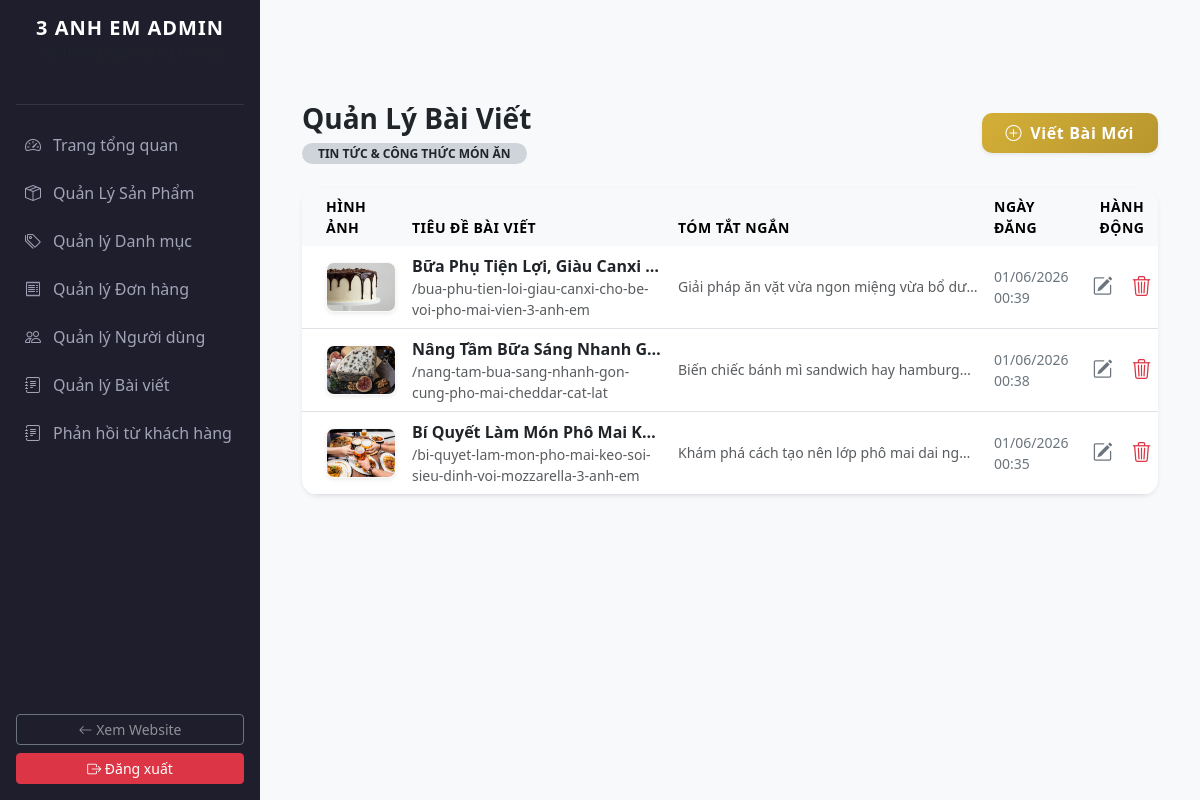
The page /phomai3anhem/admin/admin-posts.php (signed in) on the database its author committed.
### tables this page shows
CREATE TABLE `posts` (
  `id` int(11) NOT NULL,
  `title` varchar(255) NOT NULL,
  `slug` varchar(255) NOT NULL,
  `image` varchar(255) DEFAULT 'default-post.jpg',
  `summary` varchar(500) DEFAULT NULL,
  `content` text NOT NULL,
  `is_featured` tinyint(1) NOT NULL DEFAULT 0,
  `created_at` timestamp NOT NULL DEFAULT current_timestamp()
);

### phomai3anhem/admin/admin-posts.php (the view, shortened to what this page needs)
<?php
include_once '../config/db.php';
include_once 'includes/header.php';
$stmt = $pdo->query("SELECT * FROM posts ORDER BY id DESC");
$posts = $stmt->fetchAll();
?>
<div class="container my-5 pt-4">
    <div class="d-flex justify-content-between align-items-center mb-4">
        <div>
            <h3 class="fw-bold text-dark mb-1">Quản Lý Bài Viết</h3>
            <span class="badge bg-dark-subtle text-dark rounded-pill px-3 py-1.5 small text-uppercase">Tin tức & Công thức món ăn</span>
        </div>
        <button type="button" class="btn btn-gold px-4 py-2 text-white shadow-sm" onclick="openAddPostModal()">
            <i class="bi bi-plus-circle me-2"></i>Viết Bài Mới
        </button>
    </div>
    <div class="card border-0 shadow-sm rounded-4 overflow-hidden bg-white">
        <div class="table-responsive">
            <table class="table table-hover align-middle mb-0">
                <thead class="table-light text-secondary small text-uppercase" style="letter-spacing: 0.5px;">
                    <tr>
                        <th class="border-0 ps-4" style="width: 120px;">Hình ảnh</th>
                        <th class="border-0">Tiêu đề bài viết</th>
                        <th class="border-0">Tóm tắt ngắn</th>
                        <th class="border-0">Ngày đăng</th>
                        <th class="border-0 text-center" style="width: 140px;">Hành động</th>
                    </tr>
                </thead>
                <tbody>
                    <?php if (count($posts) > 0): ?>
                        <?php foreach ($posts as $post): ?>
                            <tr>
                                <td class="ps-4">
                                    <img src="../assets/img/<?= !empty($post['image']) ? $post['image'] : 'default-post.jpg'; ?>"
                                         class="rounded-3 border border-light shadow-sm" style="width: 70px; height: 50px; object-fit: cover;" alt="">
                                </td>
                                <td>
                                    <div class="fw-bold text-dark text-truncate" style="max-width: 250px;" title="<?= htmlspecialchars($post['title']); ?>">
                                        <?= htmlspecialchars($post['title']); ?>
                                    </div>
                                    <small class="text-muted d-block text-lowercase">/<?= htmlspecialchars($post['slug']); ?></small>
                                </td>
                                <td>
                                    <small class="text-muted d-block text-truncate" style="max-width: 300px;">
                                        <?= htmlspecialchars($post['summary'] ?? 'Không có tóm tắt...'); ?>
                                    </small>
                                </td>
                                <td class="small text-secondary">
                                    <?= date('d/m/Y H:i', strtotime($post['created_at'])); ?>
                                </td>
                                <td class="text-center">
                                    <div class="btn-group gap-1">
                                        <button type="button" class="btn btn-sm btn-outline-secondary rounded-3 border-0 px-2"
                                                onclick='openEditPostModal(<?= htmlspecialchars(json_encode($post, JSON_UNESCAPED_UNICODE), ENT_QUOTES, "UTF-8"); ?>)' title="Sửa bài viết">
                                            <i class="bi bi-pencil-square fs-5"></i>
                                        </button>
                                        <a href="admin-post-process.php?action=delete&id=<?= $post['id']; ?>"
                                           class="btn btn-sm btn-outline-danger rounded-3 border-0 px-2"
                                           onclick="return confirm('Bạn có chắc chắn muốn xóa bài viết này không?')" title="Xóa bỏ">
                                            <i class="bi bi-trash3 fs-5"></i>
                                        </a>
                                    </div>
                                </td>
                            </tr>
                        <?php endforeach; ?>
                    <?php else: ?>
                        <tr>
                            <td colspan="5" class="text-center py-5 text-muted small">Chưa có bài viết nào trong hệ thống.</td>
                        </tr>
                    <?php endif; ?>
                </tbody>
            </table>
        </div>
    </div>
</div>
<?php include_once 'includes/footer.php'; ?>

### phomai3anhem/assets/css/style.css (style rules this page uses)
:root { --primary-gold: #E5A93B; --bg-cream: #FDFBF7; --text-charcoal: #2C2C2C; --glass-bg: rgba(255, 255, 255, 0.7); --glass-border: rgba(255, 255, 255, 0.4); --glass-blur: blur(12px); }
body { background-color: var(--bg-cream); color: var(--text-charcoal); font-family: 'Segoe UI', Tahoma, Geneva, Verdana, sans-serif; overflow-x: hidden; }
.btn-gold { background-color: var(--primary-gold); color: #ffffff; border-radius: 30px; padding: 10px 24px; font-weight: 600; border: none; transition: all 0.3s ease; }
.btn-gold { background: linear-gradient(135deg, #d4af37 0%, #b8962e 100%); color: #fff; border: none; border-radius: 10px; font-weight: 600; letter-spacing: 0.04em; transition: all 0.22s ease; box-shadow: 0 4px 18px rgba(212, 175, 55, 0.4); }

### phomai3anhem/admin/includes/header.php (style rules this page uses)
:root { --sidebar-width: 260px; --gold-color: #cca43b; --dark-bg: #1e1e2d; }
body { background-color: #f8f9fa; font-family: 'Segoe UI', system-ui, sans-serif; }

### phomai3anhem/admin/admin-posts.php (style rules this page uses)
.btn-gold { background-color: #E5A93B !important; border: none !important; font-weight: 600; transition: all 0.3s ease; }

### rows shown on the page
posts: image (picture), title "Bữa Phụ Tiện Lợi, Giàu Canxi…", slug "bua-phu-tien-loi-giau-canxi-cho-be-voi-pho-mai-vien-3-anh-em", summary "Giải pháp ăn vặt vừa ngon miệng vừa bổ dư…", created_at "01/06/2026 00:39"
posts: image (picture), title "Nâng Tầm Bữa Sáng Nhanh G…", slug "nang-tam-bua-sang-nhanh-gon-cung-pho-mai-cheddar-cat-lat", summary "Biến chiếc bánh mì sandwich hay hamburg…", created_at "01/06/2026 00:38"
posts: image (picture), title "Bí Quyết Làm Món Phô Mai K…", slug "bi-quyet-lam-mon-pho-mai-keo-soi-sieu-dinh-voi-mozzarella-3-anh-em", summary "Khám phá cách tạo nên lớp phô mai dai ng…", created_at "01/06/2026 00:35"
